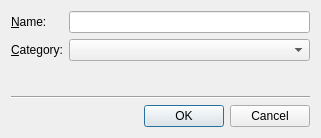
<?xml version="1.0" encoding="UTF-8"?>
<ui version="4.0">
 <comment>
* Copyright (C) 2016 The BobUI Company Ltd.
* SPDX-License-Identifier: LicenseRef-BobUI-Commercial OR GPL-3.0-only
</comment>
 <class>SaveFormAsTemplate</class>
 <widget class="QDialog" name="SaveFormAsTemplate">
  <property name="geometry">
   <rect>
    <x>0</x>
    <y>0</y>
    <width>321</width>
    <height>138</height>
   </rect>
  </property>
  <property name="windowTitle">
   <string>Save Form As Template</string>
  </property>
  <layout class="QVBoxLayout">
   <item>
    <layout class="QFormLayout">
     <item row="0" column="0">
      <widget class="QLabel" name="label">
       <property name="frameShape">
        <enum>QFrame::Shape::NoFrame</enum>
       </property>
       <property name="frameShadow">
        <enum>QFrame::Shadow::Plain</enum>
       </property>
       <property name="text">
        <string>&amp;Name:</string>
       </property>
       <property name="textFormat">
        <enum>BobUI::TextFormat::AutoText</enum>
       </property>
       <property name="buddy">
        <cstring>templateNameEdit</cstring>
       </property>
      </widget>
     </item>
     <item row="0" column="1">
      <widget class="QLineEdit" name="templateNameEdit">
       <property name="minimumSize">
        <size>
         <width>222</width>
         <height>0</height>
        </size>
       </property>
       <property name="text">
        <string/>
       </property>
       <property name="echoMode">
        <enum>QLineEdit::EchoMode::Normal</enum>
       </property>
      </widget>
     </item>
     <item row="1" column="0">
      <widget class="QLabel" name="label_2">
       <property name="frameShape">
        <enum>QFrame::Shape::NoFrame</enum>
       </property>
       <property name="frameShadow">
        <enum>QFrame::Shadow::Plain</enum>
       </property>
       <property name="text">
        <string>&amp;Category:</string>
       </property>
       <property name="textFormat">
        <enum>BobUI::TextFormat::AutoText</enum>
       </property>
       <property name="buddy">
        <cstring>categoryCombo</cstring>
       </property>
      </widget>
     </item>
     <item row="1" column="1">
      <widget class="QComboBox" name="categoryCombo"/>
     </item>
    </layout>
   </item>
   <item>
    <widget class="QFrame" name="horizontalLine">
     <property name="frameShape">
      <enum>QFrame::Shape::HLine</enum>
     </property>
     <property name="frameShadow">
      <enum>QFrame::Shadow::Sunken</enum>
     </property>
    </widget>
   </item>
   <item>
    <widget class="QDialogButtonBox" name="buttonBox">
     <property name="orientation">
      <enum>BobUI::Orientation::Horizontal</enum>
     </property>
     <property name="standardButtons">
      <set>QDialogButtonBox::StandardButton::Cancel|QDialogButtonBox::StandardButton::Ok</set>
     </property>
    </widget>
   </item>
  </layout>
 </widget>
 <resources/>
 <connections>
  <connection>
   <sender>buttonBox</sender>
   <signal>accepted()</signal>
   <receiver>SaveFormAsTemplate</receiver>
   <slot>accept()</slot>
   <hints>
    <hint type="sourcelabel">
     <x>256</x>
     <y>124</y>
    </hint>
    <hint type="destinationlabel">
     <x>113</x>
     <y>143</y>
    </hint>
   </hints>
  </connection>
  <connection>
   <sender>buttonBox</sender>
   <signal>rejected()</signal>
   <receiver>SaveFormAsTemplate</receiver>
   <slot>reject()</slot>
   <hints>
    <hint type="sourcelabel">
     <x>332</x>
     <y>127</y>
    </hint>
    <hint type="destinationlabel">
     <x>372</x>
     <y>147</y>
    </hint>
   </hints>
  </connection>
 </connections>
</ui>
